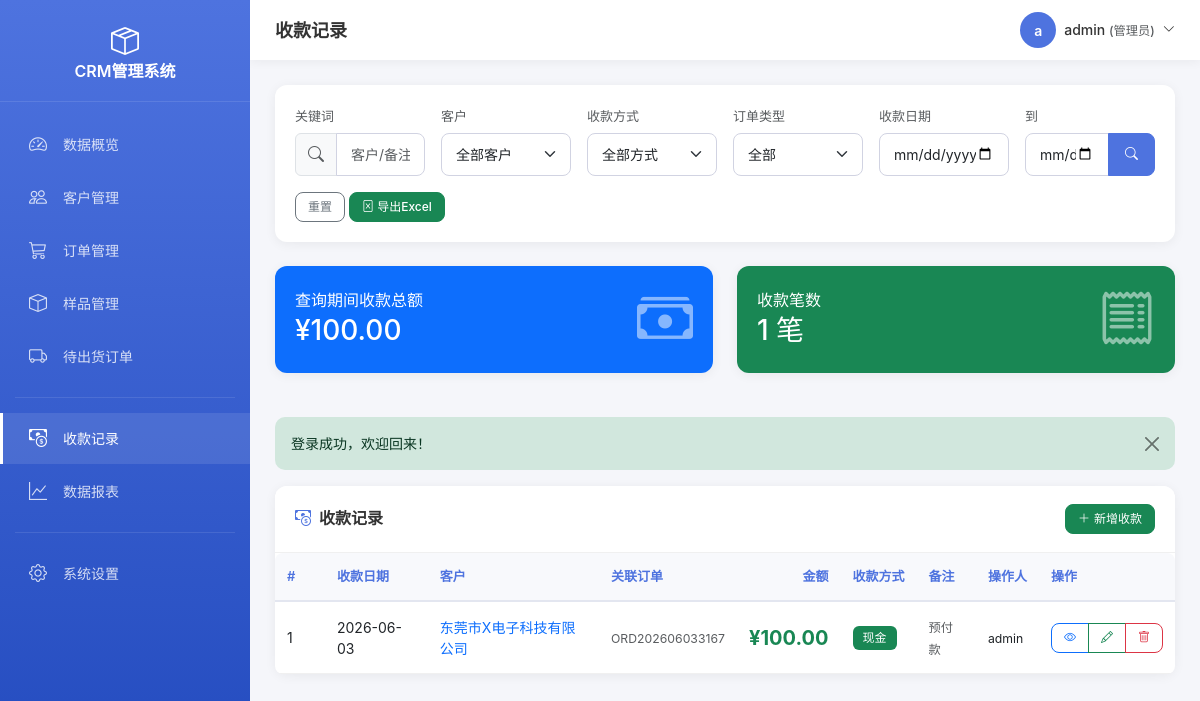
The app's page /payment.php (signed in) with its own data.
### tables this page shows
CREATE TABLE `payment_record` (
  `id` int(11) UNSIGNED NOT NULL COMMENT '主键ID',
  `customer_id` int(11) UNSIGNED NOT NULL COMMENT '关联客户ID',
  `payment_date` date NOT NULL COMMENT '收款日期',
  `amount` decimal(12,2) NOT NULL DEFAULT '0.00' COMMENT '收款金额',
  `payment_type` tinyint(1) NOT NULL DEFAULT '1' COMMENT '收款方式：1现金 2银行转账 3微信 4支付宝',
  `remark` varchar(255) DEFAULT NULL COMMENT '备注',
  `operator` varchar(50) DEFAULT NULL COMMENT '操作人',
  `is_cash_order` tinyint(1) NOT NULL DEFAULT '0' COMMENT '是否现金订单：0否 1是',
  `create_time` datetime NOT NULL DEFAULT CURRENT_TIMESTAMP COMMENT '创建时间',
  `update_time` datetime NOT NULL DEFAULT CURRENT_TIMESTAMP ON UPDATE CURRENT_TIMESTAMP COMMENT '更新时间'
);

CREATE TABLE `customer` (
  `id` int(11) UNSIGNED NOT NULL COMMENT '主键ID',
  `customer_name` varchar(100) NOT NULL COMMENT '客户名称',
  `contact` varchar(50) DEFAULT NULL COMMENT '联系人',
  `phone` varchar(20) DEFAULT NULL COMMENT '电话',
  `email` varchar(100) DEFAULT NULL COMMENT '邮箱',
  `address` varchar(255) DEFAULT NULL COMMENT '地址',
  `remark` text COMMENT '备注',
  `create_time` datetime NOT NULL DEFAULT CURRENT_TIMESTAMP COMMENT '创建时间',
  `update_time` datetime NOT NULL DEFAULT CURRENT_TIMESTAMP ON UPDATE CURRENT_TIMESTAMP COMMENT '更新时间'
);

### config/database.php (called while the page is built, shortened)
<?php
function getDB() {
    static $pdo = null;
    if ($pdo === null) {
        try {
            $dsn = "mysql:host=" . DB_HOST . ";dbname=" . DB_NAME . ";charset=" . DB_CHARSET;
            $options = [
                PDO::ATTR_ERRMODE => PDO::ERRMODE_EXCEPTION,
                PDO::ATTR_DEFAULT_FETCH_MODE => PDO::FETCH_ASSOC,
                PDO::ATTR_EMULATE_PREPARES => false,
            ];
            $pdo = new PDO($dsn, DB_USER, DB_PASS, $options);
        } catch (PDOException $e) {
            die("数据库连接失败: " . $e->getMessage());
        }
    }
    return $pdo;
}
function query($sql, $params = []) {
    $db = getDB();
    $stmt = $db->prepare($sql);
    $stmt->execute($params);
    return $stmt;
}
function fetchOne($sql, $params = []) {
    return query($sql, $params)->fetch();
}
function fetchAll($sql, $params = []) {
    return query($sql, $params)->fetchAll();
}
function fetchCount($sql, $params = []) {
    return query($sql, $params)->fetchColumn();
}

### payment.php (the view, shortened to what this page needs)
<?php
require_once __DIR__ . '/includes/header.php';
$keyword = isset($_GET['keyword']) ? trim($_GET['keyword']) : '';
$isCashOrder = isset($_GET['is_cash_order']) ? intval($_GET['is_cash_order']) : -1;
$dateFrom = isset($_GET['date_from']) ? trim($_GET['date_from']) : '';
$dateTo = isset($_GET['date_to']) ? trim($_GET['date_to']) : '';
$paymentTypes = [
    1 => '现金',
    2 => '银行转账',
    3 => '微信',
    4 => '支付宝'
];
$where = "WHERE 1=1";
$params = [];
$page = max(1, intval($_GET['page'] ?? 1));
$pageSize = 15;
$total = fetchCount(
    "SELECT COUNT(*) FROM payment_record pr
     LEFT JOIN customer c ON pr.customer_id = c.id
     {$where}",
    $params
);
$pagination = pagination($total, $page, $pageSize);
$payments = fetchAll(
    "SELECT pr.*, c.customer_name,
            GROUP_CONCAT(DISTINCT om.order_no ORDER BY om.order_no SEPARATOR ', ') as related_orders
     FROM payment_record pr
     LEFT JOIN customer c ON pr.customer_id = c.id
     LEFT JOIN order_payment_link opl ON pr.id = opl.payment_id
     LEFT JOIN order_main om ON opl.order_id = om.id
     {$where}
     GROUP BY pr.id
     ORDER BY pr.payment_date DESC, pr.create_time DESC
     LIMIT {$pagination['offset']}, {$pagination['pageSize']}",
    $params
);
$summary = fetchOne(
    "SELECT
        COALESCE(SUM(pr.amount), 0) as total_amount,
        COUNT(*) as total_count
     FROM payment_record pr
     LEFT JOIN customer c ON pr.customer_id = c.id
     {$where}",
    $params
);
function getPaymentTypeClass($type) {
    $classes = [
        1 => 'bg-success',
        2 => 'bg-primary',
        3 => 'bg-info',
        4 => 'bg-warning'
    ];
    return $classes[$type] ?? 'bg-secondary';
}
?>
<div class="card mb-4">
    <div class="card-body">
        <form method="GET" action="" class="row g-3 align-items-end">
            <div class="col-md-2">
                <label class="form-label text-muted small">关键词</label>
                <div class="input-group">
                    <span class="input-group-text bg-light"><i class="bi bi-search text-muted"></i></span>
                    <input type="text" class="form-control" name="keyword" placeholder="客户/备注" value="<?php echo htmlspecialchars_string($keyword); ?>">
                </div>
            </div>
            <div class="col-md-2">
                <label class="form-label text-muted small">客户</label>
                <select class="form-select" name="customer_id">
                    <option value="">全部客户</option>
                </select>
            </div>
            <div class="col-md-2">
                <label class="form-label text-muted small">收款方式</label>
                <select class="form-select" name="payment_type">
                    <option value="">全部方式</option>
                </select>
            </div>
            <div class="col-md-2">
                <label class="form-label text-muted small">订单类型</label>
                <select class="form-select" name="is_cash_order">
                    <option value="-1" <?php echo $isCashOrder == -1 ? 'selected' : ''; ?>>全部</option>
                </select>
            </div>
            <div class="col-md-2">
                <label class="form-label text-muted small">收款日期</label>
                <input type="date" class="form-control" name="date_from" value="<?php echo $dateFrom; ?>" placeholder="开始日期">
            </div>
            <div class="col-md-2">
                <label class="form-label text-muted small">到</label>
                <div class="input-group">
                    <input type="date" class="form-control" name="date_to" value="<?php echo $dateTo; ?>" placeholder="结束日期">
                    <button type="submit" class="btn btn-primary"><i class="bi bi-search"></i></button>
                </div>
            </div>
            <div class="col-md-12">
                <a href="/payment.php" class="btn btn-outline-secondary btn-sm">重置</a>
                <?php if (!empty($payments)): ?>
                <a href="/payment_export.php?<?php echo http_build_query($_GET); ?>" class="btn btn-success btn-sm">
                    <i class="bi bi-file-excel"></i> 导出Excel
                </a>
                <?php endif; ?>
            </div>
        </form>
    </div>
</div>
<div class="row mb-4">
    <div class="col-md-6">
        <div class="card bg-primary text-white">
            <div class="card-body">
                <div class="d-flex justify-content-between align-items-center">
                    <div>
                        <h6 class="mb-1">查询期间收款总额</h6>
                        <h3 class="mb-0">¥<?php echo formatMoney($summary['total_amount']); ?></h3>
                    </div>
                    <i class="bi bi-cash-stack display-4 opacity-50"></i>
                </div>
            </div>
        </div>
    </div>
    <div class="col-md-6">
        <div class="card bg-success text-white">
            <div class="card-body">
                <div class="d-flex justify-content-between align-items-center">
                    <div>
                        <h6 class="mb-1">收款笔数</h6>
                        <h3 class="mb-0"><?php echo $summary['total_count']; ?> 笔</h3>
                    </div>
                    <i class="bi bi-receipt display-4 opacity-50"></i>
                </div>
            </div>
        </div>
    </div>
</div>
<div class="card">
    <div class="card-header d-flex justify-content-between align-items-center">
        <h5 class="mb-0"><i class="bi bi-cash-coin me-2"></i>收款记录</h5>
        <?php if (isAdmin()): ?>
        <a href="/payment_form.php?action=add" class="btn btn-success btn-sm">
            <i class="bi bi-plus-lg me-1"></i>新增收款
        </a>
        <?php endif; ?>
    </div>
    <div class="card-body p-0">
        <div class="table-responsive">
            <table class="table table-hover mb-0 align-middle">
                <thead class="table-light">
                    <tr>
                        <th style="width: 50px;">#</th>
                        <th>收款日期</th>
                        <th>客户</th>
                        <th>关联订单</th>
                        <th class="text-end">金额</th>
                        <th>收款方式</th>
                        <th>备注</th>
                        <th>操作人</th>
                        <th style="width: 120px;">操作</th>
                    </tr>
                </thead>
                <tbody>
                    <?php foreach ($payments as $index => $payment): ?>
                    <tr>
                        <td><?php echo $pagination['offset'] + $index + 1; ?></td>
                        <td><?php echo formatDate($payment['payment_date']); ?></td>
                        <td>
                            <a href="/customer_form.php?id=<?php echo $payment['customer_id']; ?>&action=view" class="text-decoration-none">
                                <?php echo htmlspecialchars_string($payment['customer_name']); ?>
                            </a>
                        </td>
                        <td>
                            <?php if (!empty($payment['related_orders'])): ?>
                                <small class="text-muted"><?php echo htmlspecialchars_string($payment['related_orders']); ?></small>
                            <?php else: ?>
                                <span class="badge bg-secondary">无关联订单</span>
                            <?php endif; ?>
                        </td>
                        <td class="text-end">
                            <span class="fw-bold text-success fs-5">¥<?php echo formatMoney($payment['amount']); ?></span>
                        </td>
                        <td>
                            <span class="badge <?php echo getPaymentTypeClass($payment['payment_type']); ?>">
                                <?php echo $paymentTypes[$payment['payment_type']] ?? '未知'; ?>
                            </span>
                        </td>
                        <td>
                            <small class="text-muted"><?php echo htmlspecialchars_string($payment['remark'] ?: '-'); ?></small>
                        </td>
                        <td>
                            <small><?php echo htmlspecialchars_string($payment['operator'] ?: '-'); ?></small>
                        </td>
                        <td>
                            <div class="btn-group">
                                <a href="/payment_form.php?id=<?php echo $payment['id']; ?>&action=view" class="btn btn-sm btn-outline-primary" title="查看">
                                    <i class="bi bi-eye"></i>
                                </a>
                                <?php if (isAdmin()): ?>
                                <a href="/payment_form.php?id=<?php echo $payment['id']; ?>&action=edit" class="btn btn-sm btn-outline-success" title="编辑">
                                    <i class="bi bi-pencil"></i>
                                </a>
                                <button type="button" class="btn btn-sm btn-outline-danger" onclick="confirmDelete(<?php echo $payment['id']; ?>)" title="删除">
                                    <i class="bi bi-trash"></i>
                                </button>
                                <?php endif; ?>
                            </div>
                        </td>
                    </tr>
                    <?php endforeach; ?>
                </tbody>
            </table>
        </div>
    </div>
</div>
<?php require_once __DIR__ . '/includes/footer.php'; ?>

### assets/css/style.css (style rules this page uses)
:root { --primary: #4e73df; --primary-dark: #2e59d9; --success: #1cc88a; --info: #36b9cc; --warning: #f6c23e; --danger: #e74a3b; --secondary: #858796; --light: #f8f9fc; --dark: #5a5c69; --sidebar-width: 250px; --topbar-height: 60px; }
* { margin: 0; padding: 0; box-sizing: border-box; }
body { font-family: -apple-system, BlinkMacSystemFont, 'Segoe UI', Roboto, 'Helvetica Neue', Arial, sans-serif; background-color: #f5f6fa; color: #333; font-size: 14px; line-height: 1.5; }
.card { border: none; border-radius: 12px; box-shadow: 0 2px 12px rgba(0,0,0,0.06); margin-bottom: 20px; }
.card-header { background: #fff; border-bottom: 1px solid #f0f0f0; padding: 18px 20px; border-radius: 12px 12px 0 0 !important; display: flex; align-items: center; justify-content: space-between; }
.card-header h5 { margin: 0; font-weight: 600; color: #333; font-size: 16px; }
.card-header h5 i { color: var(--primary); margin-right: 8px; }
.card-body { padding: 20px; }
.table-responsive { border-radius: 8px; }
.table { margin-bottom: 0; }
.table thead th { background: #f8f9fc; border-bottom: 2px solid #e3e6f0; font-weight: 600; color: var(--primary); font-size: 13px; padding: 14px 12px; white-space: nowrap; }
.table tbody td { padding: 14px 12px; vertical-align: middle; border-bottom: 1px solid #f0f0f0; }
.btn { border-radius: 8px; padding: 8px 16px; font-weight: 500; font-size: 13px; transition: all 0.2s; }
.btn-sm { padding: 5px 12px; font-size: 12px; }
.btn-primary { background: var(--primary); border-color: var(--primary); }
.form-control, .form-select { border-radius: 8px; border: 1px solid #d1d3e2; padding: 10px 14px; font-size: 14px; }
.form-label { font-weight: 500; color: #555; margin-bottom: 6px; font-size: 13px; }
.badge { padding: 6px 10px; border-radius: 6px; font-weight: 500; font-size: 12px; }

### records on screen
payment_record: offset "1", payment_date "2026-06-03", customer.customer_name "东莞市X电子科技有限公司", related_orders "ORD202606033167", amount "100.00", payment_type "现金", remark "预付款", operator "admin"

### other values on screen
$pageTitle "收款记录"
mb_substr($currentUser['username'], 0, 1) "a"
htmlspecialchars_string($currentUser['username']) "admin"
formatMoney($summary['total_amount']) "100.00"
$summary['total_count'] "1"
$message['message'] "登录成功，欢迎回来！"
